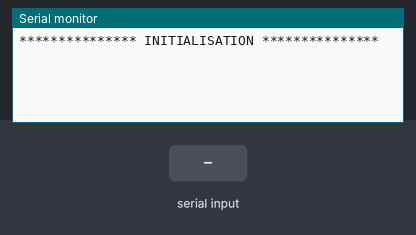
The sketch below on a simulated Arduino Uno, built with avr-gcc and run on an emulated ATmega328P. On the bench: the last lines printed to the serial monitor. Inputs (shaded band) come from the test bench.

Above: at 2.2 s.
2.3 s: "1" received over the second serial link
At 2.8 s:
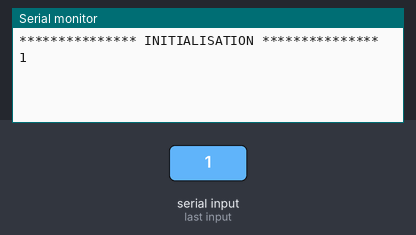
3.8 s: "0" received over the second serial link
At 5.1 s:
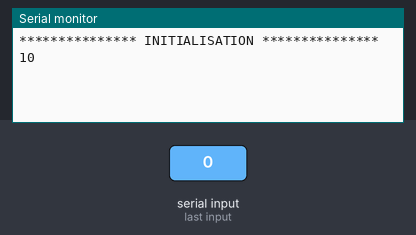

Measured:
- after the input at 2.3 s, the serial monitor: prints a new line at once (image 1)
- after the input at 3.8 s, the serial monitor: prints a new line at once (image 2)

The sketch:

testGSM_AT.ino
```cpp
#include <Arduino.h>
#include <SoftwareSerial.h>

SoftwareSerial mySerial(2, 3); // RX, TX : liaison croisee i.e RX au broche 3 et TX au broche 2
#define GSM mySerial

void setup()
{
  GSM.begin(9600);
  Serial.begin(9600);
  delay(1000);

  Serial.println(F("*************** INITIALISATION ***************"));


}

void loop () {

  if (GSM.available() > 0) {
    while (GSM.available()) {
      Serial.write(GSM.read());
    }
  }

  if (Serial.available() > 0) {
    while (Serial.available()) {
      GSM.write(Serial.read());
    }
  }

}
```
